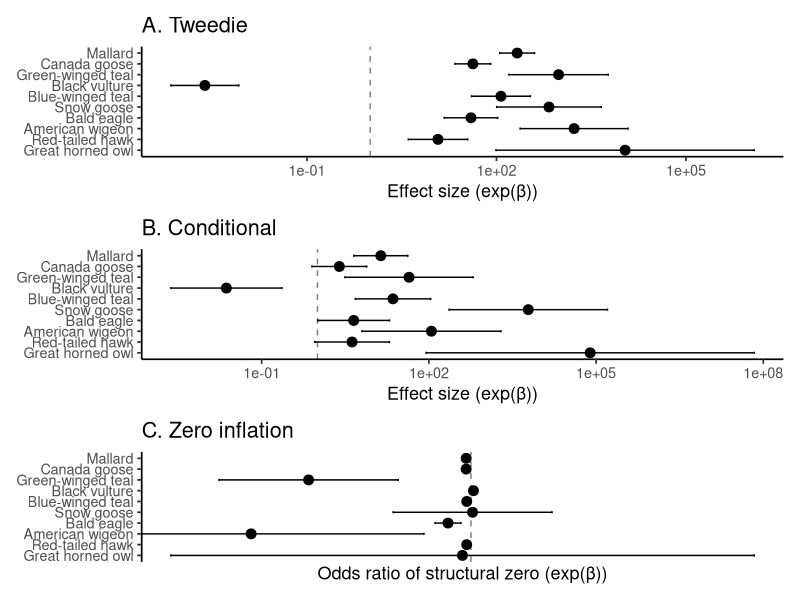

Source code (R):
library(glmmTMB)
library(dplyr)
library(ggplot2)
library(patchwork)

# --------------------------------------------------
# 
# --------------------------------------------------
df <- read.csv(
  "Encounter rate and poultry outbreaks.csv",
  stringsAsFactors = FALSE,
  check.names = FALSE
)

response_var <- "OT2022-2023"
bird_vars <- setdiff(names(df), response_var)

# --------------------------------------------------
# 2. Tweedie
# --------------------------------------------------
models_tw <- list()

for (bird_var in bird_vars) {
  
  form_cond <- as.formula(
    paste0("`", response_var, "` ~ `", bird_var, "`")
  )
  
  model <- try(
    glmmTMB(
      formula = form_cond,
      family  = tweedie(link = "log"),
      data    = df
    ),
    silent = TRUE
  )
  
  if (!inherits(model, "try-error")) {
    models_tw[[bird_var]] <- model
  }
}

results_tw <- data.frame()

for (bird_var in names(models_tw)) {
  
  sum_m <- summary(models_tw[[bird_var]])
  coefs <- sum_m$coefficients$cond
  
  est <- coefs[, "Estimate"]
  se  <- coefs[, "Std. Error"]
  
  results_tw <- rbind(
    results_tw,
    data.frame(
      bird      = bird_var,
      term      = rownames(coefs),
      estimate  = est,
      p_value   = coefs[, "Pr(>|z|)"],
      ci_lower  = est - 1.96 * se,
      ci_upper  = est + 1.96 * se
    )
  )
}

results_tw <- results_tw %>%
  filter(term != "(Intercept)") %>%
  mutate(
    estimate_exp = exp(estimate),
    ci_lower_exp = exp(ci_lower),
    ci_upper_exp = exp(ci_upper),
    p_fdr        = p.adjust(p_value, method = "BH")
  )

top10_tw <- results_tw %>% slice(1:10)
top10_tw$bird <- factor(top10_tw$bird, levels = rev(top10_tw$bird))

p_tw <- ggplot(top10_tw, aes(x = estimate_exp, y = bird)) +
  geom_vline(xintercept = 1, linetype = "dashed", color = "grey50") +
  geom_point(size = 3) +
  geom_errorbarh(aes(xmin = ci_lower_exp, xmax = ci_upper_exp), height = 0.2) +
  scale_x_log10() +
  labs(x = "Effect size (exp(β))", y = NULL, title = "A. Tweedie") +
  theme_classic(base_size = 13)

# --------------------------------------------------
# 3. ZINB
# --------------------------------------------------
models_zi <- list()

for (bird_var in bird_vars) {
  
  form_cond <- as.formula(
    paste0("`", response_var, "` ~ `", bird_var, "`")
  )
  
  form_zi <- as.formula(
    paste0("~ `", bird_var, "`")
  )
  
  model <- try(
    glmmTMB(
      formula   = form_cond,
      ziformula = form_zi,
      family    = nbinom2,
      data      = df
    ),
    silent = TRUE
  )
  
  if (!inherits(model, "try-error")) {
    models_zi[[bird_var]] <- model
  }
}

results_zi <- data.frame()

for (bird_var in names(models_zi)) {
  
  sum_m <- summary(models_zi[[bird_var]])
  
  for (comp in c("cond", "zi")) {
    
    coefs <- sum_m$coefficients[[comp]]
    est   <- coefs[, "Estimate"]
    se    <- coefs[, "Std. Error"]
    
    results_zi <- rbind(
      results_zi,
      data.frame(
        bird      = bird_var,
        component = ifelse(comp == "cond", "conditional", "zero_inflation"),
        term      = rownames(coefs),
        estimate  = est,
        p_value   = coefs[, "Pr(>|z|)"],
        ci_lower  = est - 1.96 * se,
        ci_upper  = est + 1.96 * se
      )
    )
  }
}

results_zi <- results_zi %>%
  filter(term != "(Intercept)") %>%
  mutate(
    estimate_exp = exp(estimate),
    ci_lower_exp = exp(ci_lower),
    ci_upper_exp = exp(ci_upper)
  ) %>%
  group_by(component) %>%
  mutate(p_fdr = p.adjust(p_value, method = "BH")) %>%
  ungroup()

top10_cond <- results_zi %>%
  filter(component == "conditional") %>%
  slice(1:10)

top10_zi <- results_zi %>%
  filter(component == "zero_inflation") %>%
  slice(1:10)

top10_cond$bird <- factor(top10_cond$bird, levels = rev(top10_cond$bird))
top10_zi$bird   <- factor(top10_zi$bird,   levels = rev(top10_zi$bird))

p_cond <- ggplot(top10_cond, aes(x = estimate_exp, y = bird)) +
  geom_vline(xintercept = 1, linetype = "dashed", color = "grey50") +
  geom_point(size = 3) +
  geom_errorbarh(aes(xmin = ci_lower_exp, xmax = ci_upper_exp), height = 0.2) +
  scale_x_log10() +
  labs(x = "Effect size (exp(β))", y = NULL, title = "B. Conditional") +
  theme_classic(base_size = 13)

p_zi <- ggplot(top10_zi, aes(x = estimate_exp, y = bird)) +
  geom_vline(xintercept = 1, linetype = "dashed", color = "grey50") +
  geom_point(size = 3) +
  geom_errorbarh(aes(xmin = ci_lower_exp, xmax = ci_upper_exp), height = 0.2) +
  scale_x_log10() +
  labs(x = "Odds ratio of structural zero (exp(β))",
       y = NULL,
       title = "C. Zero inflation") +
  theme_classic(base_size = 13)

# --------------------------------------------------
#
# --------------------------------------------------
final_figure <- p_tw / p_cond / p_zi +
  plot_layout(heights = c(1, 1, 1))

final_figure
